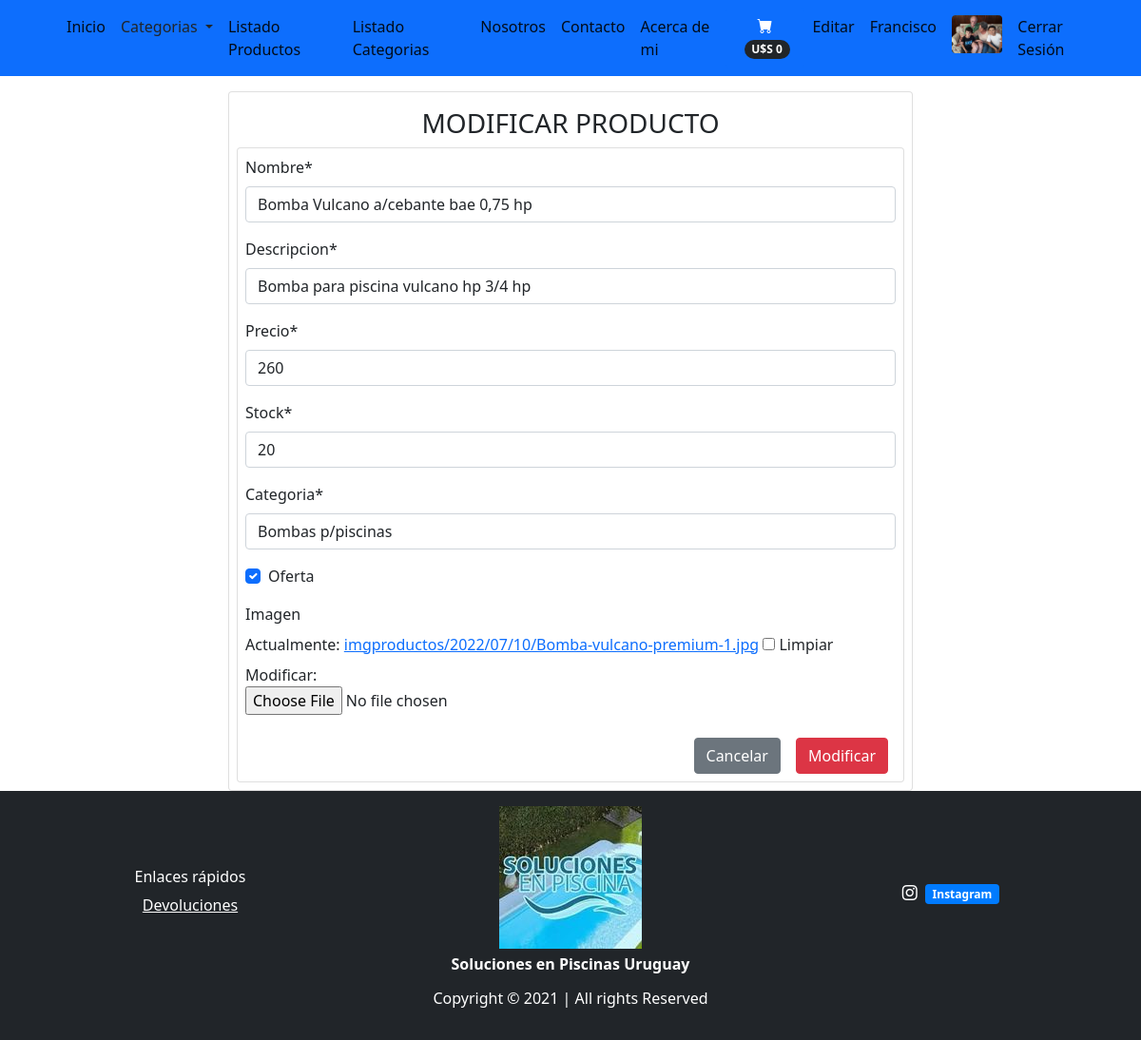
The page /editproducto/2/ (signed in) on the database its author committed.
### tienda/models.py (models this page shows, shortened)
class Avatar(models.Model):
    usuario = models.OneToOneField(User, on_delete=models.CASCADE)
    imagen = models.ImageField(upload_to='media/avatar', null=True, blank=True)
    class meta:
        verbose_name = "avatar"
        verbose_name_plural = "avatares"

class Productos(models.Model):
    nombre = models.CharField(max_length=100)
    imagen = models.ImageField(upload_to='imgproductos/%Y/%m/%d', blank=True)
    descripcion = models.CharField(max_length=500)
    precio = models.IntegerField()
    stock = models.IntegerField(null=True, default=0)
    categoria = models.ForeignKey(Categorias, on_delete=models.PROTECT)
    oferta = models.BooleanField(default=False)
    class Meta:
        db_table = 'productos'
        verbose_name = 'Producto'
        verbose_name_plural = 'Productos'
        ordering = ['id']

class Categorias(models.Model):
    nombre = models.CharField(max_length=100)
    def __str__(self):
        return self.nombre
    class Meta:
        db_table = "categorias"
        verbose_name = 'Categoria'
        verbose_name_plural = 'Categorias'
        ordering = ['id']

### tienda/views.py (the view, shortened to what this page needs)
# urls.py: path('editproducto/<id>/', views.editarProducto, name='editproducto'),
@login_required(login_url='/login')
def editarProducto(request, id):
    producto = get_object_or_404(Productos, id=id)
    data = {
        'form': ProductoForm(instance=producto)
    }
    return render(request, 'producto/modificar.html', data)

### tienda/forms.py
class ProductoForm(forms.ModelForm):
    class Meta:
        model = Productos
        fields = ["nombre", "descripcion", "precio", "stock", "categoria", "oferta", "imagen"]

### tienda/context_processors.py (called while the page is built)
def extras(request):
	lista_categorias = Categorias.objects.all().order_by('nombre')
	return {'categorias':lista_categorias}

def importe_total_carro(request):
	total=0
	if request.user.is_authenticated:
		if "carro" in request.session:
			for key, value in request.session["carro"].items():
				total= total + int(value["precio"])
	return {"importe_total_carro":total}

### tienda/templates/producto/modificar.html (shortened to what this page needs)
{% extends 'layouts/tienda.html' %} {% block content %}
<div class="container-fluid">
    <div class="row">
        <div class="col-sm-8 mx-auto animate__animated animate__backInRight animate__delay-0.5s mt-3">
            {{ mensaje }} {% load crispy_forms_tags %}
            <div class="card p-2">
                <h3 class="animate__animated animate__bounceInDown animate__delay-1s text-center my-2">MODIFICAR PRODUCTO</h3>
                <div class="card body p-2">
                    <form action="" method="post" enctype="multipart/form-data">
                        {% csrf_token %} {{ form | crispy }}
                        <div class="d-flex justify-content-end">
                            <a href="/listarproductos" class="btn btn-secondary mt-2 mx-2" button ">Cancelar</a>
                            <button type="submit " class="btn btn-danger mt-2 mx-2 " button ">Modificar</a>
                        </div>
                    </form>
                </div>
            </div>
        </div>
    </div>
</div>
{% endblock %}

### tienda/templates/layouts/tienda.html (shortened to what this page needs)
{% load static %}
<!DOCTYPE html>
<html lang="es">
<head>
    <link href="https://cdn.jsdelivr.net/npm/bootstrap-icons@1.5.0/font/bootstrap-icons.css" rel="stylesheet" />
    <link rel="stylesheet" href="https://cdn.jsdelivr.net/npm/bootstrap@4.5.3/dist/css/bootstrap.min.css">
    <link rel="stylesheet" href="https://cdnjs.cloudflare.com/ajax/libs/animate.css/4.1.1/animate.min.css" />
    <link href="{% static 'css/styles.css' %}" rel="stylesheet" />
</head>
<body>
    <nav class="navbar navbar-expand-sm navbar-light bg-primary sticky-top">
        <div class="container px-2 px-lg-2">
            <div class="collapse navbar-collapse" id="navbarSupportedContent">
                <ul class="navbar-nav me-auto mb-2 mb-lg-0 ms-lg-4">
                    <li class="nav-item">
                        <a class="nav-link active" aria-current="page" href="/"></span>
                            Inicio
                        </a>
                    </li>
                    <div class="dropdown show">
                        <a class="nav-link dropdown-toggle text-dark" href="#" role="button" id="dropdownMenuLink" data-toggle="dropdown" aria-haspopup="true" aria-expanded="false">
                            Categorias
                        </a>
                    </div>
                    {% if user.is_staff %}
                    <li class="nav-item">
                        <a class="nav-link active" aria-current="page" href="/listarproductos">
                                Listado Productos
                            </a>
                    </li>
                    <li class="nav-item">
                        <a class="nav-link active" aria-current="page" href="/categorias">
                                Listado Categorias
                            </a>
                    </li>
                    {% endif %}
                    <li class="nav-item">
                        <a class="nav-link active" aria-current="page" href="/nosotros">
                            Nosotros
                        </a>
                    </li>
                    <li class="nav-item">
                        <a class="nav-link active" aria-current="page" href="/contacto">
                            Contacto
                        </a>
                    </li>
                    <li class="nav-item">
                        <a class="nav-link active" aria-current="page" href="/acerca de mi">
                            Acerca de mi
                        </a>
                    </li>
                </ul>
                <ul class="navbar-nav d-flex ml-auto mb-2 mb-lg-0 ms-lg-0">
                    {% if user.is_authenticated %}
                    {% load humanize %}
                    <div class="d-flex">
                        <a href="{% url 'tienda:viewcart' %}"   class="btn btn-primary mr-6">
                            <i class="bi-cart-fill sm-5"></i>
                            <span class="badge bg-dark text-white ms-1 rounded-pill">U$S {{ importe_total_carro | intcomma }}</span>
                        </a>
                    </div>
                    <li class="nav-item">
                        <a class="nav-link active" aria-current="page" href="/editar_perfil">Editar</a>
                        <a class="nav-link active" aria-current="page" href="agregar_avatar">
                            <li class="nav-item"><p class="text-light my-0 mx-0"> {{ user.username }}</p></li>
                            {% if user.avatar.imagen.url %}
                                <img class="rounded" src="{{ user.avatar.imagen.url }}" alt="" srcset="" style="height: 40px;">
                            {% else %}
                                <i class="bi bi-person-circle text-light my-2"></i>
                            {% endif %}
                        </a>
                    </li>
                    <li class="nav-item">
                    <a class="nav-link active" aria-current="page" href="{% url 'logout' %}">Cerrar Sesión</a>
                    </li>
                    {% endif %}
                </ul>
            </div>
        </div>
    </nav>
    <section class="container">
        {% block content%} {% endblock %}
    </section>
    <footer class="container-fluid my-0 pt-3 pb-3 bg-dark">
        <div class="row">
            <ul class="col-4 list-unstyled text-center mx-auto my-auto">
                <h6 class="text-white">Enlaces rápidos</h6>
                    <li>
                    <a href="/devoluciones" class="stretched-link text-white">Devoluciones</a></li>
            </ul>
            <ul class="col-4 list-unstyled text-center mx-auto my-auto">
                <img class="img-sm pb-1 " src="{% static 'assets/logo.jpg' %}" alt="logo">
                <p class="font-weight-bold text-white text-center mb-1">Soluciones en Piscinas Uruguay</p>
            </ul>
            <ul class="col-4 list-unstyled my-auto mx-auto text-center">
              {% load bootstrap_icons %}
                <li>
                    <a href="https://www.instagram.com/mantenimiento.piscinas/"> <i class="bi bi-instagram text-white mr-2"></i><span class="badge badge-primary">Instagram</span> </a>
                </li>
            </ul>
        </div>
        <div class="text-center">
            <p class="pt-2 text-white">Copyright &copy; 2021 | All rights Reserved</p>
        </div>
    </footer>
</body>
</html>

### rows shown on the page
Productos: nombre "Bomba Vulcano a/cebante bae 0,75 hp", descripcion "Bomba para piscina vulcano hp 3/4 hp", precio "260", stock "20", categoria "Bombas p/piscinas", oferta "☑"

### other values the page prints
{{ importe_total_carro | intcomma }} "0"
{{ user.username }} "Francisco"
